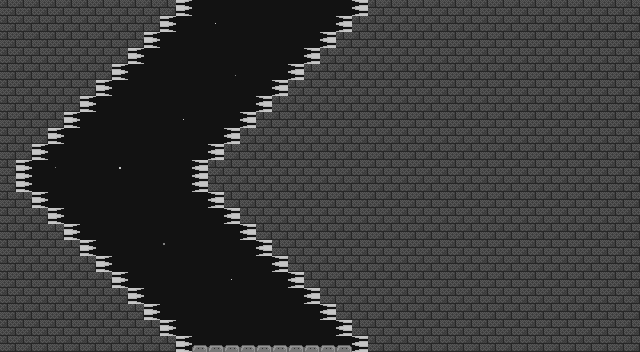

The image is a tile-based game level rendered from a .tmx file. Its description and source (layers, tilesets, objects; grid data summarised) follow:
An orthogonal 40x22 tile map with 16x16 px tiles, 2 tile layers (Background, Foreground), 2 tilesets and 75 objects.

<map version="1.2" tiledversion="1.2.1" orientation="orthogonal" renderorder="right-down" width="40" height="22" tilewidth="16" tileheight="16" infinite="0" nextlayerid="5" nextobjectid="134">
 <tileset firstgid="1" source="AllSprites.tsx" />
 <tileset firstgid="197" source="Sparkle.tsx" />
 <layer id="1" name="Background" width="40" height="22">
  <data>[880 cells, 880 non-empty, 1 distinct tile ids]</data>
 </layer>
 <layer id="2" name="Foreground" width="40" height="22">
  <data>[880 cells, 677 non-empty, 10 distinct tile ids]</data>
 </layer>
 <objectgroup id="3" name="Walls">
  <object id="4" x="384" y="0" width="256" height="352" />
  <object id="11" x="368" y="0" width="16" height="352" />
  <object id="12" x="352" y="16" width="16" height="320" />
  <object id="14" x="320" y="48" width="16" height="256" />
  <object id="17" x="304" y="64" width="16" height="224" />
  <object id="18" x="288" y="80" width="16" height="192" />
  <object id="19" x="272" y="96" width="16" height="160" />
  <object id="20" x="256" y="112" width="16" height="128" />
  <object id="21" x="240" y="128" width="16" height="96" />
  <object id="22" x="224" y="144" width="16" height="64" />
  <object id="23" x="208" y="160" width="16" height="32" />
  <object id="27" x="0" y="0" width="176" height="16" />
  <object id="28" x="0" y="16" width="160" height="16" />
  <object id="34" x="0" y="32" width="144" height="16" />
  <object id="35" x="0" y="48" width="128" height="16" />
  <object id="36" x="0" y="64" width="112" height="16" />
  <object id="37" x="0" y="80" width="96" height="16" />
  <object id="38" x="0" y="96" width="80" height="16" />
  <object id="39" x="0" y="112" width="64" height="16" />
  <object id="44" x="0" y="128" width="48" height="16" />
  <object id="45" x="0" y="144" width="32" height="16" />
  <object id="47" x="0" y="160" width="16" height="32" />
  <object id="48" x="0" y="192" width="32" height="16" />
  <object id="49" x="0" y="208" width="48" height="16" />
  <object id="50" x="0" y="224" width="64" height="16" />
  <object id="51" x="0" y="240" width="80" height="16" />
  <object id="54" x="0" y="256" width="96" height="16" />
  <object id="57" x="0" y="272" width="112" height="16" />
  <object id="58" x="0" y="288" width="128" height="16" />
  <object id="59" x="0" y="304" width="144" height="16" />
  <object id="60" x="0" y="320" width="160" height="16" />
  <object id="61" x="4" y="336" width="172" height="16" />
  <object id="64" x="192" y="336" width="160" height="16" />
  <object id="66" x="336" y="32" width="16" height="288" />
 </objectgroup>
 <objectgroup id="4" name="Spikies">
  <object id="68" x="352" y="0" width="16" height="16" />
  <object id="70" x="336" y="16" width="16" height="16" />
  <object id="71" x="320" y="32" width="16" height="16" />
  <object id="72" x="304" y="48" width="16" height="16" />
  <object id="74" x="288" y="64" width="16" height="16" />
  <object id="75" x="272" y="80" width="16" height="16" />
  <object id="76" x="256" y="96" width="16" height="16" />
  <object id="78" x="240" y="112" width="16" height="16" />
  <object id="79" x="224" y="128" width="16" height="16" />
  <object id="80" x="208" y="144" width="16" height="16" />
  <object id="81" x="192" y="160" width="16" height="32" />
  <object id="82" x="208" y="192" width="16" height="16" />
  <object id="83" x="224" y="208" width="16" height="16" />
  <object id="85" x="240" y="224" width="16" height="16" />
  <object id="86" x="256" y="240" width="16" height="16" />
  <object id="88" x="272" y="256" width="16" height="16" />
  <object id="90" x="288" y="272" width="16" height="16" />
  <object id="91" x="304" y="288" width="16" height="16" />
  <object id="93" x="320" y="304" width="16" height="16" />
  <object id="94" x="336" y="320" width="16" height="16" />
  <object id="96" x="352" y="336" width="16" height="16" />
  <object id="99" x="160" y="320" width="16" height="16" />
  <object id="100" x="144" y="304" width="16" height="16" />
  <object id="102" x="128" y="288" width="16" height="16" />
  <object id="104" x="112" y="272" width="16" height="16" />
  <object id="106" x="96" y="256" width="16" height="16" />
  <object id="107" x="80" y="240" width="16" height="16" />
  <object id="108" x="64" y="224" width="16" height="16" />
  <object id="109" x="48" y="208" width="16" height="16" />
  <object id="110" x="32" y="192" width="16" height="16" />
  <object id="111" x="16" y="160" width="16" height="32" />
  <object id="114" x="32" y="144" width="16" height="16" />
  <object id="115" x="48" y="128" width="16" height="16" />
  <object id="116" x="64" y="112" width="16" height="16" />
  <object id="120" x="80" y="96" width="16" height="16" />
  <object id="121" x="96" y="80" width="16" height="16" />
  <object id="122" x="112" y="64" width="16" height="16" />
  <object id="125" x="128" y="48" width="16" height="16" />
  <object id="128" x="144" y="32" width="16" height="16" />
  <object id="129" x="160" y="16" width="16" height="16" />
  <object id="133" x="176" y="0" width="16" height="16" />
 </objectgroup>
</map>
